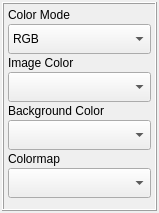
<?xml version="1.0" encoding="UTF-8"?>
<ui version="4.0">
 <class>Form</class>
 <widget class="QWidget" name="Form">
  <property name="geometry">
   <rect>
    <x>0</x>
    <y>0</y>
    <width>159</width>
    <height>213</height>
   </rect>
  </property>
  <property name="sizePolicy">
   <sizepolicy hsizetype="Preferred" vsizetype="Minimum">
    <horstretch>0</horstretch>
    <verstretch>0</verstretch>
   </sizepolicy>
  </property>
  <property name="minimumSize">
   <size>
    <width>0</width>
    <height>20</height>
   </size>
  </property>
  <property name="maximumSize">
   <size>
    <width>16777215</width>
    <height>263</height>
   </size>
  </property>
  <property name="windowTitle">
   <string>Form</string>
  </property>
  <layout class="QVBoxLayout" name="verticalLayout">
   <property name="spacing">
    <number>2</number>
   </property>
   <property name="leftMargin">
    <number>2</number>
   </property>
   <property name="topMargin">
    <number>2</number>
   </property>
   <property name="rightMargin">
    <number>2</number>
   </property>
   <property name="bottomMargin">
    <number>2</number>
   </property>
   <item>
    <widget class="QFrame" name="frame">
     <property name="sizePolicy">
      <sizepolicy hsizetype="Preferred" vsizetype="Minimum">
       <horstretch>0</horstretch>
       <verstretch>0</verstretch>
      </sizepolicy>
     </property>
     <property name="minimumSize">
      <size>
       <width>0</width>
       <height>20</height>
      </size>
     </property>
     <property name="maximumSize">
      <size>
       <width>16777215</width>
       <height>210</height>
      </size>
     </property>
     <property name="frameShape">
      <enum>QFrame::Box</enum>
     </property>
     <property name="frameShadow">
      <enum>QFrame::Raised</enum>
     </property>
     <layout class="QVBoxLayout" name="verticalLayout_2">
      <property name="spacing">
       <number>2</number>
      </property>
      <property name="leftMargin">
       <number>2</number>
      </property>
      <property name="topMargin">
       <number>2</number>
      </property>
      <property name="rightMargin">
       <number>2</number>
      </property>
      <property name="bottomMargin">
       <number>2</number>
      </property>
      <item>
       <layout class="QVBoxLayout" name="verticalLayoutImgColors">
        <property name="spacing">
         <number>2</number>
        </property>
        <property name="leftMargin">
         <number>2</number>
        </property>
        <property name="topMargin">
         <number>2</number>
        </property>
        <property name="rightMargin">
         <number>2</number>
        </property>
        <property name="bottomMargin">
         <number>2</number>
        </property>
        <item>
         <widget class="QLabel" name="labelColorMode">
          <property name="text">
           <string>Color Mode</string>
          </property>
         </widget>
        </item>
        <item>
         <widget class="QComboBox" name="comboBoxColorMode">
          <property name="minimumSize">
           <size>
            <width>0</width>
            <height>30</height>
           </size>
          </property>
          <item>
           <property name="text">
            <string>RGB</string>
           </property>
          </item>
          <item>
           <property name="text">
            <string>Colormap</string>
           </property>
          </item>
         </widget>
        </item>
        <item>
         <widget class="QLabel" name="labelFGColor">
          <property name="text">
           <string>Image Color</string>
          </property>
         </widget>
        </item>
        <item>
         <widget class="QComboBox" name="comboBoxFGColor">
          <property name="minimumSize">
           <size>
            <width>0</width>
            <height>30</height>
           </size>
          </property>
         </widget>
        </item>
        <item>
         <widget class="QLabel" name="labelBGColor">
          <property name="text">
           <string>Background Color</string>
          </property>
         </widget>
        </item>
        <item>
         <widget class="QComboBox" name="comboBoxBGColor">
          <property name="minimumSize">
           <size>
            <width>120</width>
            <height>30</height>
           </size>
          </property>
         </widget>
        </item>
        <item>
         <widget class="QLabel" name="labelColormap">
          <property name="text">
           <string>Colormap</string>
          </property>
         </widget>
        </item>
        <item>
         <widget class="QComboBox" name="comboBoxColormap">
          <property name="minimumSize">
           <size>
            <width>0</width>
            <height>30</height>
           </size>
          </property>
         </widget>
        </item>
        <item>
         <spacer name="verticalSpacer">
          <property name="orientation">
           <enum>Qt::Vertical</enum>
          </property>
          <property name="sizeHint" stdset="0">
           <size>
            <width>20</width>
            <height>40</height>
           </size>
          </property>
         </spacer>
        </item>
       </layout>
      </item>
     </layout>
    </widget>
   </item>
  </layout>
 </widget>
 <resources/>
 <connections/>
</ui>
